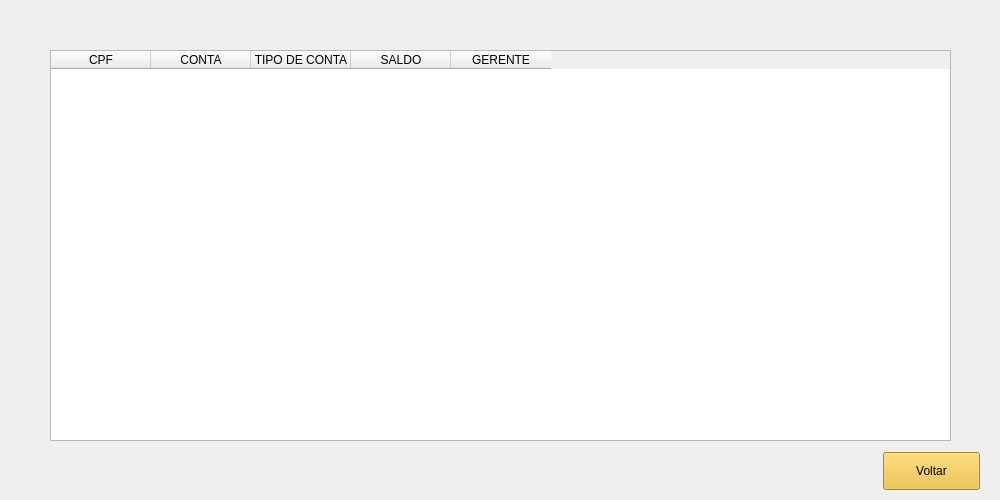
<?xml version="1.0" encoding="UTF-8"?>
<ui version="4.0">
 <class>MainWindow</class>
 <widget class="QMainWindow" name="MainWindow">
  <property name="geometry">
   <rect>
    <x>0</x>
    <y>0</y>
    <width>1000</width>
    <height>500</height>
   </rect>
  </property>
  <property name="minimumSize">
   <size>
    <width>1000</width>
    <height>500</height>
   </size>
  </property>
  <property name="maximumSize">
   <size>
    <width>1000</width>
    <height>500</height>
   </size>
  </property>
  <property name="windowTitle">
   <string>Banco Assemble</string>
  </property>
  <widget class="QWidget" name="centralwidget">
   <widget class="QLabel" name="label">
    <property name="geometry">
     <rect>
      <x>0</x>
      <y>0</y>
      <width>1001</width>
      <height>501</height>
     </rect>
    </property>
    <property name="styleSheet">
     <string notr="true">background-image: url(:/Extrato/TelaExtrato.png);</string>
    </property>
    <property name="text">
     <string/>
    </property>
   </widget>
   <widget class="QTableWidget" name="tableWidget">
    <property name="geometry">
     <rect>
      <x>50</x>
      <y>50</y>
      <width>901</width>
      <height>391</height>
     </rect>
    </property>
    <property name="styleSheet">
     <string notr="true"/>
    </property>
    <column>
     <property name="text">
      <string>CPF</string>
     </property>
    </column>
    <column>
     <property name="text">
      <string>CONTA</string>
     </property>
    </column>
    <column>
     <property name="text">
      <string>TIPO DE CONTA</string>
     </property>
    </column>
    <column>
     <property name="text">
      <string>SALDO</string>
     </property>
    </column>
    <column>
     <property name="text">
      <string>GERENTE</string>
     </property>
    </column>
   </widget>
   <widget class="QPushButton" name="pushButton">
    <property name="geometry">
     <rect>
      <x>883</x>
      <y>452</y>
      <width>97</width>
      <height>38</height>
     </rect>
    </property>
    <property name="styleSheet">
     <string notr="true">background-color: rgb(238, 186, 43);</string>
    </property>
    <property name="text">
     <string>Voltar</string>
    </property>
   </widget>
  </widget>
 </widget>
 <resources>
  <include location="../Images/Path.qrc"/>
 </resources>
 <connections/>
</ui>
